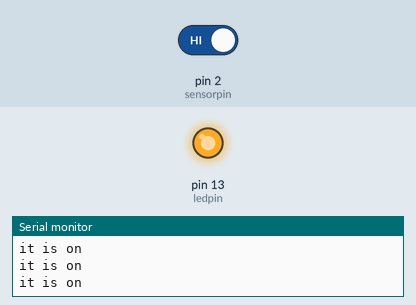
Bench run of a sketch on a simulated Arduino Uno, built with avr-gcc and run on an emulated ATmega328P. Shown: output pins drawn as LEDs (lit = HIGH), the last lines printed to the serial monitor. The inputs (shaded band) are chosen by the test bench; at power-on: pin 2 (sensorpin) HIGH.

Above: at 2.0 s.
2.1 s: pin 2 (sensorpin) driven LOW
At 3.6 s:
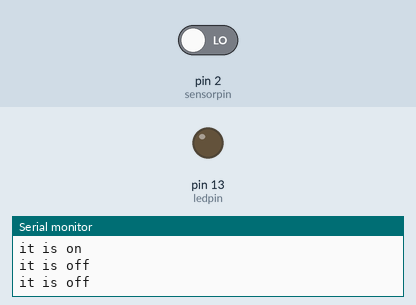
3.9 s: pin 2 (sensorpin) driven HIGH
At 5.2 s:
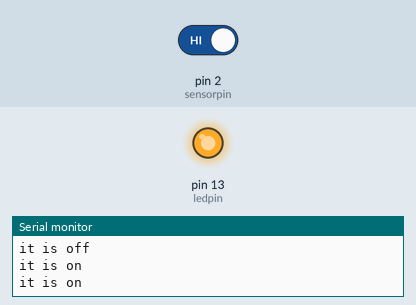
Timing chart, 0 to 6.9 s (numbered marks = the images above; inputs shaded):
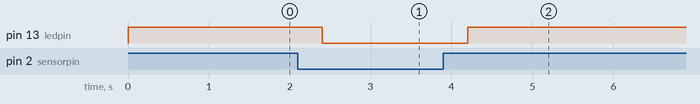

Measured:
- after the input at 2.1 s, pin 13 (ledpin): HIGH → LOW after 0.30 s
- after the input at 3.9 s, pin 13 (ledpin): LOW → HIGH after 0.30 s

The sketch:

sketch_jan28c.ino
```cpp
int ledpin=13;
int sensorpin=2;

void setup() {
  // put your setup code here, to run once:
  Serial.begin(9600);
  pinMode(ledpin, OUTPUT);
  pinMode(sensorpin, INPUT);
 digitalWrite(sensorpin,LOW);

}

void loop() {
  // put your main code here, to run repeatedly:
  //i rmodule

while(digitalRead(sensorpin)==HIGH){
digitalWrite(ledpin, HIGH);
Serial.println("it is on");
delay(600);
}
if(digitalRead(sensorpin)==LOW){
digitalWrite(ledpin,LOW);
Serial.println("it is off");
delay(600);
}
}
```
